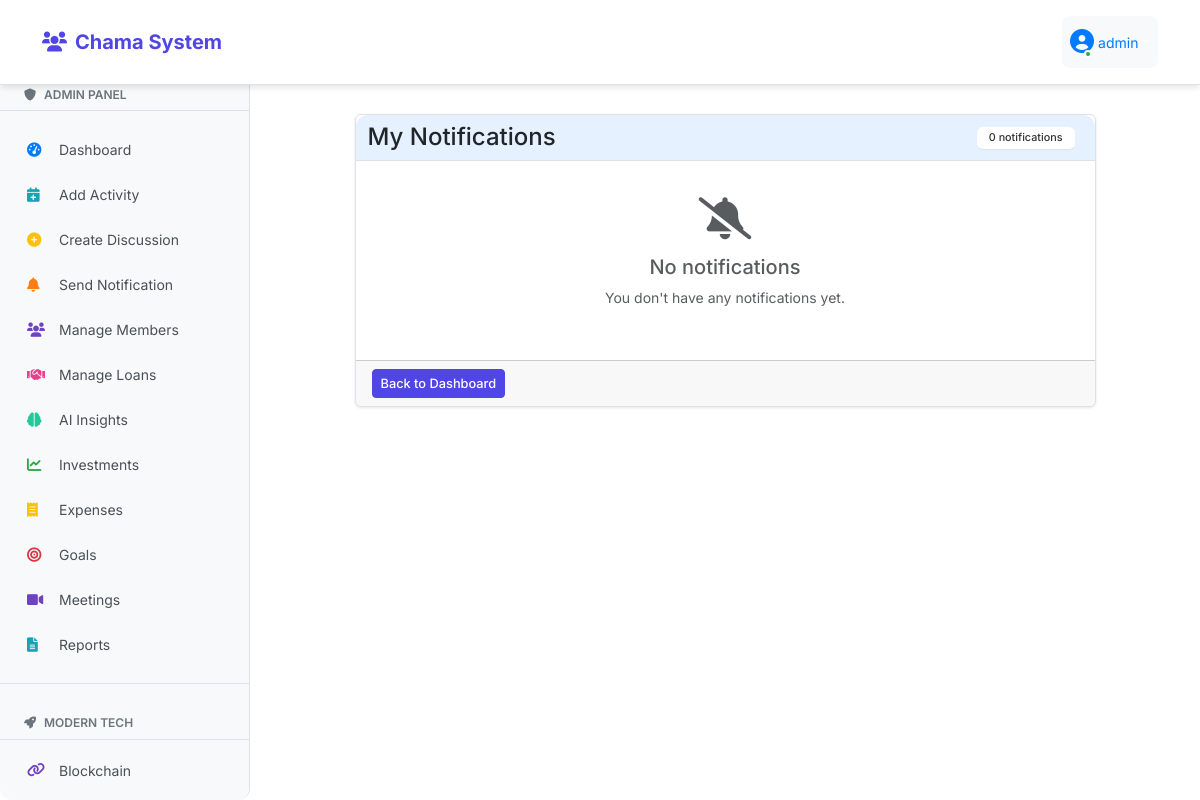
The app's page /notifications (signed in), older data.
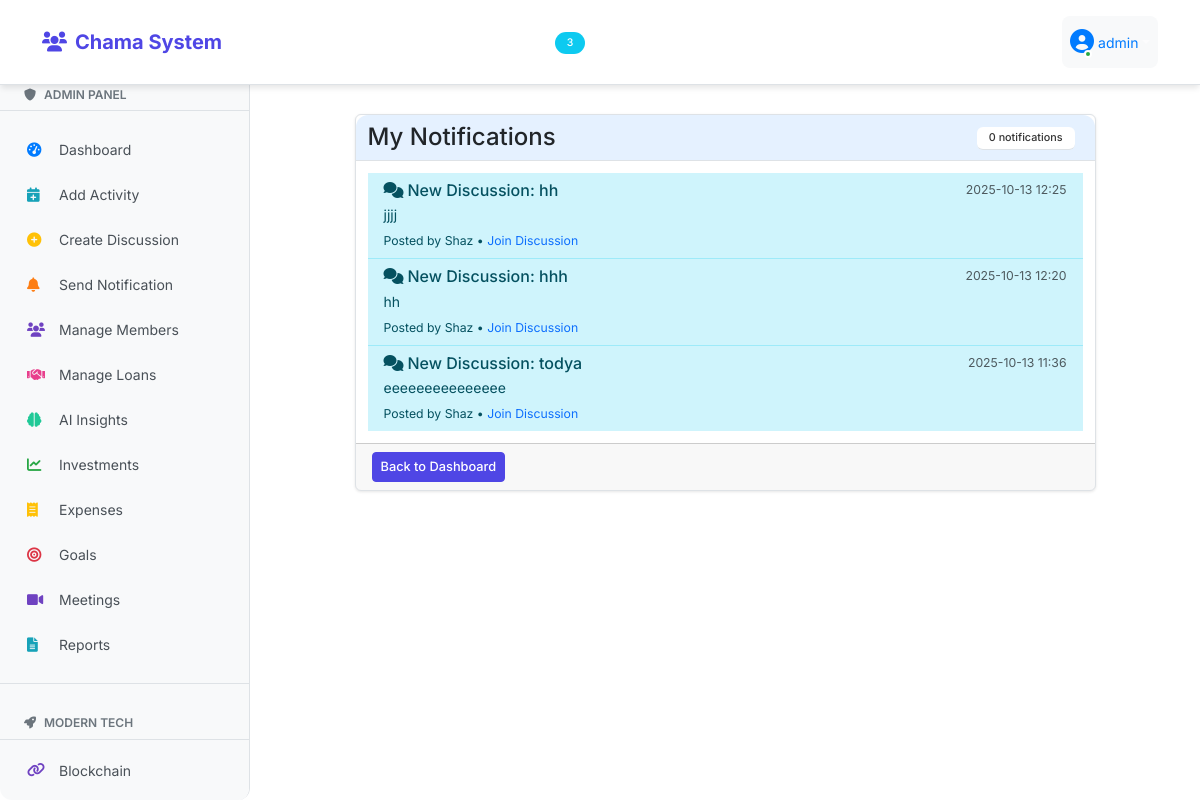
The same page, newer data.
### fixed_app.py (models this page shows, shortened)
class Discussion(db.Model):
    id = db.Column(db.Integer, primary_key=True)
    title = db.Column(db.String(100), nullable=False)
    content = db.Column(db.Text, nullable=False)
    date = db.Column(db.DateTime, default=datetime.utcnow)
    user_id = db.Column(db.Integer, db.ForeignKey('user.id'))
    user = db.relationship('User', backref='discussions')

class User(db.Model, UserMixin):
    id = db.Column(db.Integer, primary_key=True)
    username = db.Column(db.String(80), unique=True, nullable=False)
    password = db.Column(db.String(200), nullable=False)
    is_admin = db.Column(db.Boolean, default=False)
    last_seen = db.Column(db.DateTime, default=datetime.utcnow)
    is_online = db.Column(db.Boolean, default=False)
    members = db.relationship('Member', backref='user', lazy=True)

### fixed_app.py (the view)
@app.route('/notifications')
@login_required
def notifications():
    notifications = Notification.query.filter_by(user_id=current_user.id).order_by(Notification.date.desc()).all()
    discussions = Discussion.query.order_by(Discussion.date.desc()).limit(5).all()
    Notification.query.filter_by(user_id=current_user.id, is_read=False).update({'is_read': True})
    db.session.commit()
    return render_template('notifications/list.html', notifications=notifications, discussions=discussions)

### fixed_app.py (called while the page is built)
@login_manager.user_loader
def load_user(user_id):
    return db.session.get(User, int(user_id))

@app.context_processor
def inject_counts():
    if current_user.is_authenticated:
        unread_count = Notification.query.filter_by(user_id=current_user.id, is_read=False).count()
        discussion_count = Discussion.query.count()
        return dict(unread_notifications_count=unread_count, discussion_count=discussion_count)
    return dict(unread_notifications_count=0, discussion_count=0)

### templates/notifications/list.html (shortened to what this page needs)
{% extends "base.html" %}
{% block content %}
<div class="container mt-4">
    <div class="row">
        <div class="col-md-10 mx-auto">
            <div class="card">
                <div class="card-header d-flex justify-content-between align-items-center">
                    <h4 class="mb-0">My Notifications</h4>
                    <div>
                        <span class="badge bg-primary me-2">{{ notifications|length }} notifications</span>
                    </div>
                </div>
                <div class="card-body">
                    {% if notifications or discussions %}
                        <div class="list-group list-group-flush">
                            {% for discussion in discussions %}
                            <div class="list-group-item list-group-item-info">
                                <div class="d-flex w-100 justify-content-between">
                                    <h6 class="mb-1"><i class="fas fa-comments me-1"></i>New Discussion: {{ discussion.title }}</h6>
                                    <small class="text-muted">{{ discussion.date.strftime('%Y-%m-%d %H:%M') }}</small>
                                </div>
                                <p class="mb-1">{{ discussion.content|truncate(100) }}</p>
                                <small>Posted by {{ discussion.user.username }} • <a href="{{ url_for('view_discussion', discussion_id=discussion.id) }}" class="text-decoration-none">Join Discussion</a></small>
                            </div>
                            {% endfor %}
                        </div>
                    {% else %}
                        <div class="text-center py-4">
                            <i class="fas fa-bell-slash fa-3x text-muted mb-3"></i>
                            <h5 class="text-muted">No notifications</h5>
                            <p class="text-muted">You don't have any notifications yet.</p>
                        </div>
                    {% endif %}
                </div>
                <div class="card-footer">
                    <a href="{{ url_for('index') }}" class="btn btn-primary">Back to Dashboard</a>
                </div>
            </div>
        </div>
    </div>
</div>
{% endblock %}

### templates/navbar.html (shortened to what this page needs)
<nav class="navbar navbar-expand-lg navbar-dark bg-primary">
    <div class="container">
        <a class="navbar-brand" href="{{ url_for('index') }}">
            <i class="fas fa-users me-2"></i>Chama System
        </a>
        <div class="collapse navbar-collapse" id="navbarNav">
            {% if current_user.is_authenticated %}
            <ul class="navbar-nav me-auto">
                <li class="nav-item">
                    <a class="nav-link {% if request.path == url_for('index') %}active{% endif %}" href="{{ url_for('index') }}">
                        <i class="fas fa-home me-1"></i>Home
                    </a>
                </li>
                <li class="nav-item">
                    <a class="nav-link {% if request.path == url_for('contributions') %}active{% endif %}" href="{{ url_for('contributions') }}">
                        <i class="fas fa-money-bill-wave me-1"></i>Contributions
                    </a>
                </li>
                <li class="nav-item">
                    <a class="nav-link {% if request.path == url_for('discussions') %}active{% endif %}" href="{{ url_for('discussions') }}">
                        <i class="fas fa-comments me-1"></i>Discussions
                        {% if discussion_count > 0 %}
                            <span class="badge bg-info rounded-pill ms-1">{{ discussion_count }}</span>
                        {% endif %}
                    </a>
                </li>
                <li class="nav-item dropdown">
                    <a class="nav-link dropdown-toggle" href="#" id="menuDropdown" role="button" data-bs-toggle="dropdown">
                        <i class="fas fa-bars me-1"></i>Menu
                    </a>
                </li>
                {% if current_user.is_admin %}
                <li class="nav-item dropdown">
                    <a class="nav-link dropdown-toggle" href="#" id="adminDropdown" role="button" data-bs-toggle="dropdown">
                        <i class="fas fa-shield-alt me-1"></i>Admin
                    </a>
                </li>
                {% endif %}
            </ul>
            <ul class="navbar-nav">
                <li class="nav-item dropdown">
                    <a class="nav-link dropdown-toggle user-dropdown" href="#" id="navbarDropdown" role="button"
                       data-bs-toggle="dropdown" aria-expanded="false">
                        <div class="user-avatar">
                            <i class="fas fa-user-circle"></i>
                            <span class="online-dot"></span>
                        </div>
                        <span class="ms-1" style="color: #007bff;">{{ current_user.username }}</span>
                    </a>
                </li>
            </ul>
            {% endif %}
        </div>
    </div>
</nav>

Row changes from the older to the newer data that the page shows:
added Discussion: title "hh", date "2025-10-13 12:25", content "jjjj", user.username "Shaz"
added Discussion: title "hhh", date "2025-10-13 12:20", content "hh", user.username "Shaz"
added Discussion: title "todya", date "2025-10-13 11:36", content "eeeeeeeeeeeeeee", user.username "Shaz"
Text that changed along with them:
{{ discussion_count }}: (not shown) → "3"
text no longer shown: "No notifications You don't have any notifications yet."
